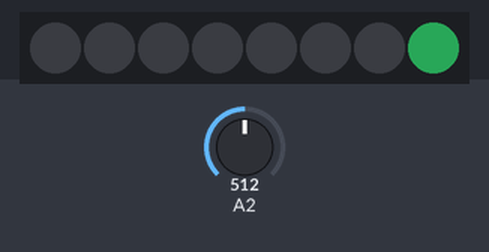
Recording of a sketch running on a simulated Arduino Uno, built with avr-gcc and run on an emulated ATmega328P. Shown: 8 RGB LEDs in strip order, left to right. The test bench sets the inputs (shaded band); at power-on: A2 = 512. Dim RGB values are drawn brighter than linear.

Above: at 1.2 s.
1.3 s: A2 set to 716
At 1.66 s:
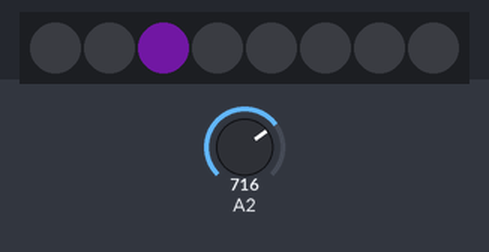
4.3 s: A2 set to 900
At 4.67 s:
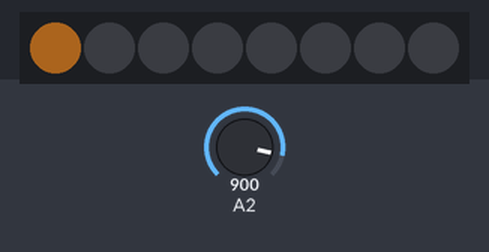
7.3 s: A2 set to 881
At 7.68 s:
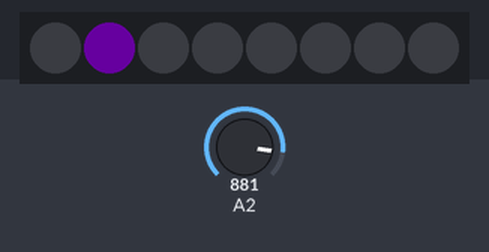
9.0 s: A2 set to 1023
At 9.18 s:
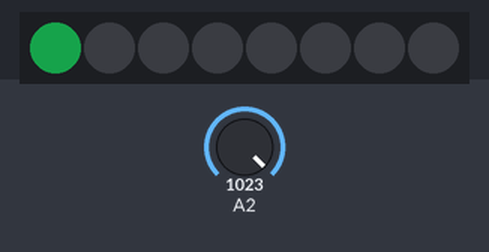
12.0 s: A2 set to 245
At 12.5 s:
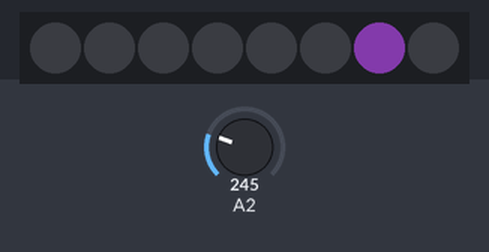
15.0 s: A2 set to 275
At 15.21 s:
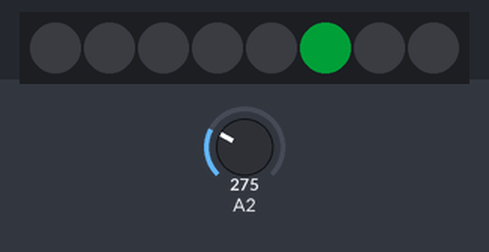
Timing chart, 0 to 65.5 s (numbered marks = the images above; inputs shaded):
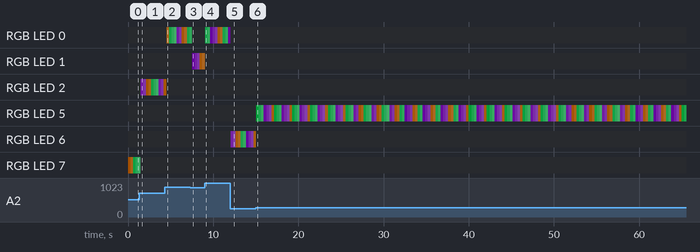

Measured:
- the behaviour switches between 896 and 895 on A2 (found by bisection; images 2 and 3)
- the behaviour switches between 256 and 257 on A2 (found by bisection; images 5 and 6)

The sketch:

rainbowdots.ino
```cpp
// A basic everyday NeoPixel strip test program.

// NEOPIXEL BEST PRACTICES for most reliable operation:
// - Add 1000 uF CAPACITOR between NeoPixel strip's + and - connections.
// - MINIMIZE WIRING LENGTH between microcontroller board and first pixel.
// - NeoPixel strip's DATA-IN should pass through a 300-500 OHM RESISTOR.
// - AVOID connecting NeoPixels on a LIVE CIRCUIT. If you must, ALWAYS
//   connect GROUND (-) first, then +, then data.
// - When using a 3.3V microcontroller with a 5V-powered NeoPixel strip,
//   a LOGIC-LEVEL CONVERTER on the data line is STRONGLY RECOMMENDED.
// (Skipping these may work OK on your workbench but can fail in the field)

#include <Adafruit_NeoPixel.h>
#ifdef __AVR__
 #include <avr/power.h> // Required for 16 MHz Adafruit Trinket
#endif

// Which pin on the Arduino is connected to the NeoPixels?
// On a Trinket or Gemma we suggest changing this to 1:
#define LED_PIN    6

// How many NeoPixels are attached to the Arduino?
#define LED_COUNT 8

int r = 0;
int g = 100;
int b = 200;

int r2 = 200;
int g2= 100;
int b2 = 0;

int pixel = 0;//0 through 7
int pixel2 = 7;

int knob = 0;
int wait= 50;

// Declare our NeoPixel strip object:
Adafruit_NeoPixel strip(LED_COUNT, LED_PIN, NEO_GRB + NEO_KHZ800);
// Argument 1 = Number of pixels in NeoPixel strip
// Argument 2 = Arduino pin number (most are valid)
// Argument 3 = Pixel type flags, add together as needed:
//   NEO_KHZ800  800 KHz bitstream (most NeoPixel products w/WS2812 LEDs)
//   NEO_KHZ400  400 KHz (classic 'v1' (not v2) FLORA pixels, WS2811 drivers)
//   NEO_GRB     Pixels are wired for GRB bitstream (most NeoPixel products)
//   NEO_RGB     Pixels are wired for RGB bitstream (v1 FLORA pixels, not v2)
//   NEO_RGBW    Pixels are wired for RGBW bitstream (NeoPixel RGBW products)


// setup() function -- runs once at startup --------------------------------

void setup() {
  // These lines are specifically to support the Adafruit Trinket 5V 16 MHz.
  // Any other board, you can remove this part (but no harm leaving it):
#if defined(__AVR_ATtiny85__) && (F_CPU == 16000000)
  clock_prescale_set(clock_div_1);
#endif
  // END of Trinket-specific code.

  strip.begin();           // INITIALIZE NeoPixel strip object (REQUIRED)
  strip.show();            // Turn OFF all pixels ASAP
  strip.setBrightness(50); // Set BRIGHTNESS to about 1/5 (max = 255)
}


// loop() function -- runs repeatedly as long as board is on ---------------

void loop() {

  uint32_t color1 = strip.Color(r,g,b);
  uint32_t color2 = strip.Color(r2,g2,b2);

  knob = analogRead(A2);
  if(knob > 0 && knob < 128){
    pixel = 0;
    pixel2 = 7;
  }
  if(knob > 128 && knob < 2*128){
    pixel = 1;
    pixel2 = 6;
  }
  if(knob > 2*128 && knob < 3*128){
    pixel = 2;
    pixel2 = 5;
  }
  if(knob > 3*128 && knob < 4*128){
    pixel = 3;
    pixel2 = 4;
  }
  if(knob > 4*128 && knob < 5*128){
    pixel = 4;
    pixel2 = 3;
  }
  if(knob > 5*128 && knob < 6*128){
    pixel = 5;
    pixel2 = 2;
  }
  if(knob > 6*128 && knob < 7*128){
    pixel = 6;
    pixel2 = 1;
  }
  if(knob > 7*128){
    pixel = 7;
    pixel2 = 0;
  }

  for(int i=0; i<strip.numPixels(); i++) { // For each pixel in strip...
    if(i == pixel){
      strip.setPixelColor(i, color1);         //  Set pixel's color (in RAM)
    }
    else{
      strip.setPixelColor(i, strip.Color(0,0,0));         //  Set pixel's color (in RAM)
    }
    strip.show();                          //  Update strip to match
  }

  for(int i=0; i<strip.numPixels(); i++) { // For each pixel in strip...
    if(i == pixel2){
      strip.setPixelColor(i, color2);         //  Set pixel's color (in RAM)
    }
    else{
      strip.setPixelColor(i, strip.Color(0,0,0));         //  Set pixel's color (in RAM)
    }
    strip.show();                          //  Update strip to match
  }

    r++;
    g++;
    b++;
  if(r > 255){
    r = 0;
  }
  if(g > 255){
    g = 0;
  }
  if(b > 255){
    b = 0;
  }

    r2++;
    g2++;
    b2++;
  if(r2 > 255){
    r2 = 0;
  }
  if(g2 > 255){
    g2 = 0;
  }
  if(b2 > 255){
    b2 = 0;
  }
//  delay(10);
}
```
